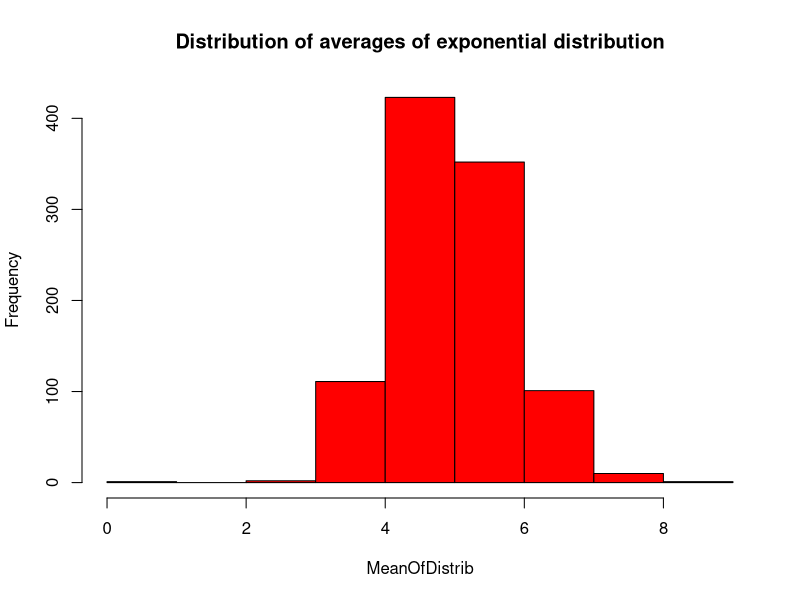
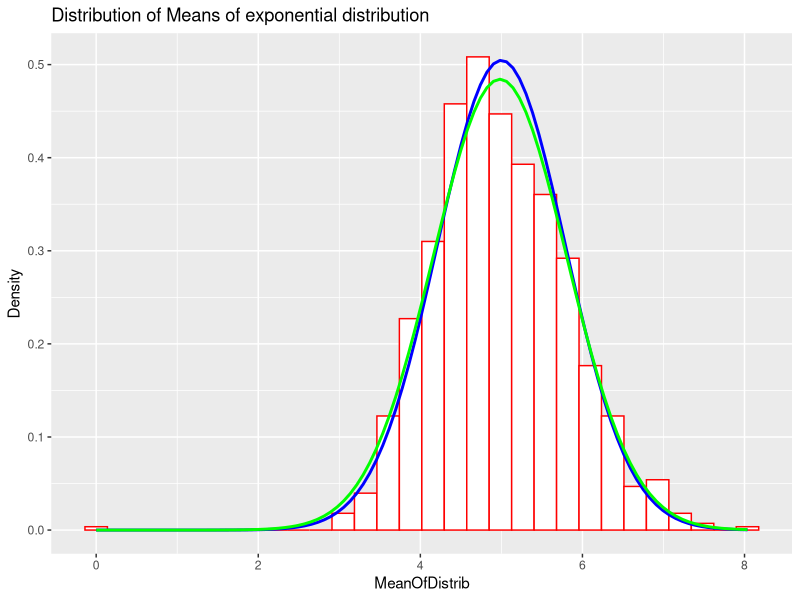
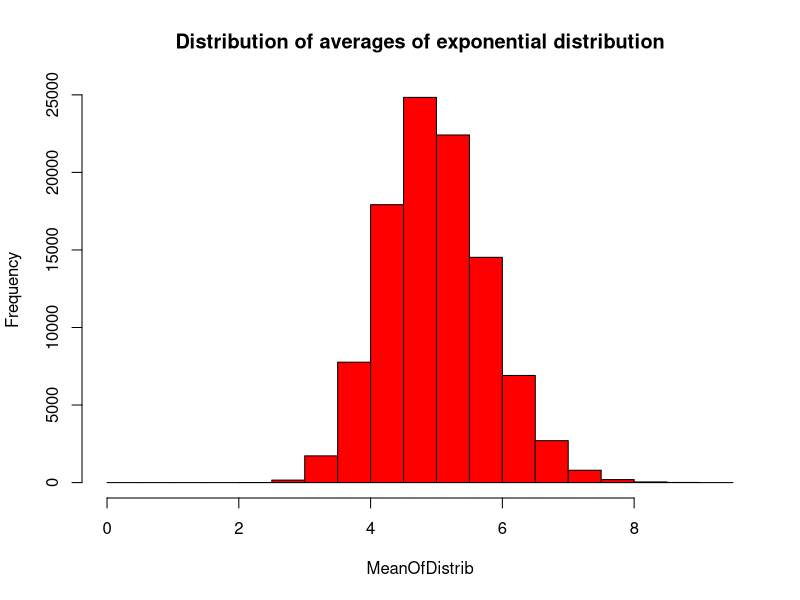
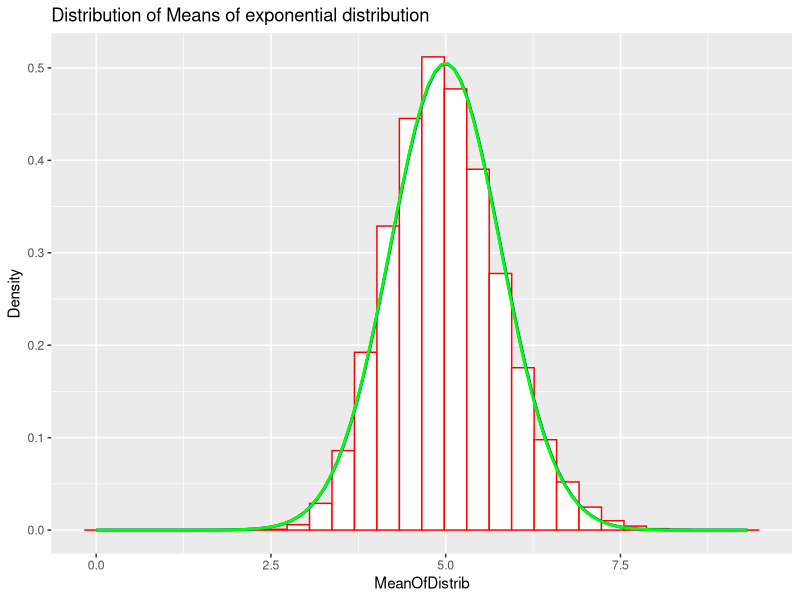

Recreate these plots in R, in order.
## ---- chunk 1
library(ggplot2)
library(psych)
## ---- chunk 2

set.seed(1000)
lambda <- 0.2 ## Set lambda as per instructions

## Distibution size
DisSize <- 40 

## number of simulations
NoOfSim <- 1000 

MeanOfDistrib <- 0
for (i in 1 : NoOfSim) 
  MeanOfDistrib <- c(MeanOfDistrib, mean(rexp(DisSize,lambda)))
hist(MeanOfDistrib,col="red",main="Distribution of averages of exponential distribution")
## ---- chunk 3
varxp <- ((1/lambda)^2)/DisSize ## theoretical variance
varmean <- var(MeanOfDistrib) ## variance of the means
Mean_theoritical <- 1/lambda
## ---- chunk 4
print(sprintf("The theoretical mean is %f while mean of means is %f",Mean_theoritical,mean(MeanOfDistrib)))
print(sprintf("The theoretical variance is %f while variance of means %f",varxp,varmean))
## ---- chunk 5

head(MeanOfDistrib)
summary(MeanOfDistrib)
describe(MeanOfDistrib)
plotdata <- data.frame(MeanOfDistrib)
plot1 <- ggplot(plotdata,aes(x = MeanOfDistrib))
plot1 <- plot1 +geom_histogram(aes(y=..density..), colour="red",fill="white")
plot1<-plot1+labs(title="Distribution of Means of exponential distribution ", y="Density")
plot1<-plot1 +stat_function(fun=dnorm,args=list( mean=1/lambda, sd=sqrt(varxp)),color = "blue", size = 1.0)
plot1<-plot1 +stat_function(fun=dnorm,args=list( mean=mean(MeanOfDistrib), sd=sqrt(varmean)),color = "green", size = 1.0)
print(plot1)
## ---- chunk 6

set.seed(1000)
lambda <- 0.2 ## Set lambda as per instructions

## Distibution size
DisSize <- 40 

## number of simulations
NoOfSim <- 100000

MeanOfDistrib <- 0
for (i in 1 : NoOfSim) 
  MeanOfDistrib <- c(MeanOfDistrib, mean(rexp(DisSize,lambda)))
hist(MeanOfDistrib,col="red",main="Distribution of averages of exponential distribution")
## ---- chunk 7
varxp <- ((1/lambda)^2)/DisSize ## theoretical variance
varmean <- var(MeanOfDistrib) ## variance of the means
Mean_theoritical <- 1/lambda
## ---- chunk 8
print(sprintf("The theoretical mean is %f while mean of means is %f",Mean_theoritical,mean(MeanOfDistrib)))
print(sprintf("The theoretical variance is %f while variance of means %f",varxp,varmean))
## ---- chunk 9

head(MeanOfDistrib)
summary(MeanOfDistrib)
describe(MeanOfDistrib)
plotdata <- data.frame(MeanOfDistrib)
plot1 <- ggplot(plotdata,aes(x = MeanOfDistrib))
plot1 <- plot1 +geom_histogram(aes(y=..density..), colour="red",fill="white")
plot1<-plot1+labs(title="Distribution of Means of exponential distribution ", y="Density")
plot1<-plot1 +stat_function(fun=dnorm,args=list( mean=1/lambda, sd=sqrt(varxp)),color = "blue", size = 1.0)
plot1<-plot1 +stat_function(fun=dnorm,args=list( mean=mean(MeanOfDistrib), sd=sqrt(varmean)),color = "green", size = 1.0)
print(plot1)
